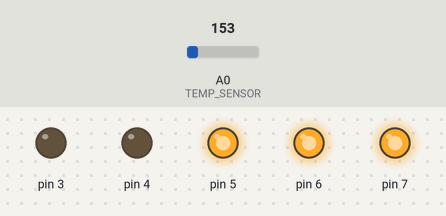
This sketch was run on a simulated Arduino Uno, built with avr-gcc and run on an emulated ATmega328P. On the bench: output pins drawn as LEDs (lit = HIGH). The inputs (shaded band) are chosen by the test bench; at power-on: A0 (TEMP_SENSOR) = 153.

Above: at 1.2 s.
1.3 s: A0 (TEMP_SENSOR) set to 179
At 2.6 s:
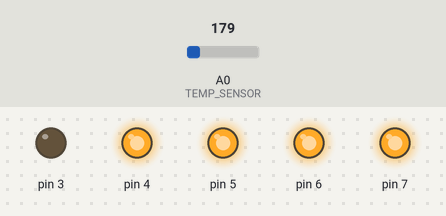
3.4 s: A0 (TEMP_SENSOR) set to 191
At 5.1 s:
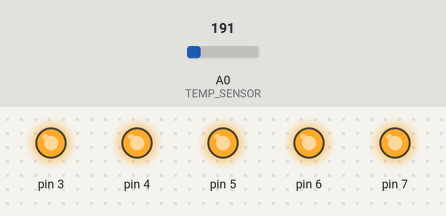
5.4 s: A0 (TEMP_SENSOR) set to 133
At 6.8 s:
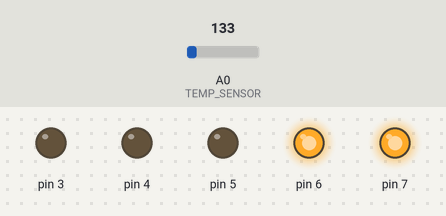
7.4 s: A0 (TEMP_SENSOR) set to 165
At 8.3 s:
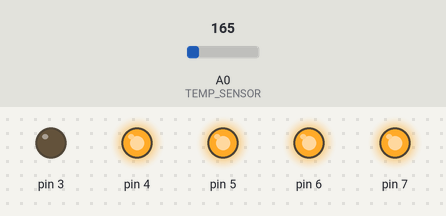
9.4 s: A0 (TEMP_SENSOR) set to 114
At 11.0 s:
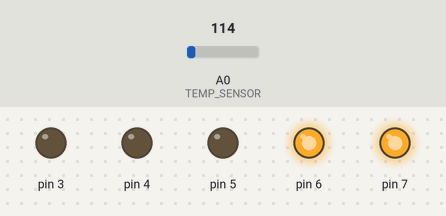
Timing chart, 0 to 12.4 s (numbered marks = the images above; inputs shaded):
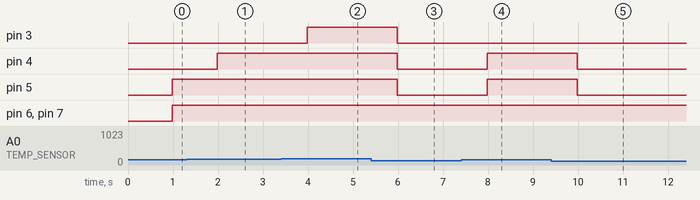

The sketch:

1-interrupts.ino
```cpp
// (C) __Mariia Zabolotnia, Joel Celén, Ionel Pop, group: 8__ (2024)
// Work package 4
// Exercise 1
// Submission code:  (provided by your TA-s)

/**
 * This program makes use of TIMER0, which is an 8 bit timer, and uses a
 * preescaler of 1024. Therefore, the maximum time we can keep track of
 * is approximately 16 ms.
 *
 * 16 MHz / 1024 -> 15625 Hz.
 * 15625 Hz has a period of 0.000064 [s]econds or 64 [us].
 * The maximum number than an 8 bit timer can store is 255. (Timers are 0 index)
 * 64 [us] * (255 + 1) = 16384 [us] -> 16.384 [ms]
 *
 * 16.384 [ms] is the maximum time we can keep track of with an 8 bit timer.
 * Due to this, we have to use an additional counter that increments each
 * time the interrupt is being called, to keep track of the time in seconds.
 *
 * 1 [s] = 1000 [ms] -> 1000 [ms] / 16.384 [ms] = 61.03515625 ~ 61
 *
 * Therefore, every 61 interrupts, approximately 1 second will have passed.
 */
#define STIME 61       // Defines the number of interrupts necessary for 1 second to be registered
#define TEMP_SENSOR A0 // Temperature sensor pin

int counter = 0; // Counter to keep track on how many interrupts we have left before executing our code

/**
 * The threshold at which the counter will execute our code.
 * If time is set up to 1, this is 61, otherwise it would be 61 times
 * the multiplier the user chooses.
 */
int counterLimit;

float temperature;                         // The current temperature being monitored
int displayTemperature = 0;                // "Boolean" that determines wether the temperature should be displayed or not
int temperatureRanges[] = {0, 18, 30, 40}; // The temperature thresholds that the user determines
const int mask = 0b11111000;               // Mask that determines which LEDs should be light up

/**
 * Setter for the timer.
 * This function will update the counterLimit value based on the number of
 * seconds the user inputs.
 *
 * counterLimit will be equal to the number of seconds times 61.
 */
void setTimer(double seconds);

/**
 * Function that sets the temperature thresholds at which certain LEDs
 * will be turned on/off.
 *
 * INPUT:
 *  first: temperatures lower tan this value will light up the Blue LED
 *  second: temperatures between first and second will light up both the Blue LED and the Green LED
 *  third: temperatures between second and third will light up the Blue LED, the Green LED, and the Yellow LED
 *  fourth: temperatures between third and fourth will light up all but the Red LED,
 *          while temperatures bigger than fourth will light up all LEDs
 */
void setTemperatureRanges(int first, int second, int third, int fourth);

// Function to be executed at the beginning  of the program
void setup()
{
    // Set the temperature ranges
    setTemperatureRanges(0, 18, 30, 40);

    // Set the pins 7, 6, 5, 4, and 3 to OUTPUT
    DDRD = 0b11111000;

    // Disable timer interrupts to run critical code uninterrupted
    cli();

    TCCR0A = 0;           // Reset registry to 0
    TCCR0B = 0;           // Reset registry to 0
    TCCR0B |= 0b00000101; // Set a 1024 preescalar to timer 0

    TIMSK0 |= 0b00000010; // Set compare match to OCR0A

    OCR0A = 255; // Set the compare match OCR0A to 255 (max number given by the equation)

    TCNT0 = 0; // Reset counter to 0

    // Initialize a timer of 1 second
    setTimer(1);

    // Enable interrupts again
    sei();
}

// Function to run code repeatedly
void loop()
{
    // Read the voltage in the temperature sensor pin
    double voltage = ((analogRead(TEMP_SENSOR)) * 5.0 / 1023.0) * 1000;

    // Calculate the temperature given by the equation
    temperature = (voltage - 500) / 10.0;

    // If the interrupt has determined that we should display the temperature
    if (displayTemperature == 1)
    {
        // If the temperature is in the first interval
        if (temperature < temperatureRanges[0])
        {

            int shifted = mask << 4; // 11111000 << 4 -> 1111 1000 0000
            // Light up Blue
            PORTD = shifted;
        }
        else if (temperature < temperatureRanges[1])
        {
            int shifted = mask << 3; // 11111000 << 3 -> 0111 1100 0000
            // Light up Blue
            // Light up Green
            PORTD = shifted;
        }
        else if (temperature < temperatureRanges[2])
        {
            int shifted = mask << 2; // 11111000 << 2 -> 0011 1110 0000
            // Light up Blue
            // Light up Green
            // Light up Yellow
            PORTD = shifted;
        }
        else if (temperature < temperatureRanges[3])
        {
            int shifted = mask << 1; // 11111000 << 1 -> 0001 1111 0000
            // Light up Blue
            // Light up Green
            // Light up Yellow
            // Light up Orange
            PORTD = shifted;
        }
        else
        {
            int shifted = mask << 0; // 11111000 << 0 -> 0000 1111 0000
            // Light up Blue
            // Light up Green
            // Light up Yellow
            // Light up Orange
            // Light up Red
            PORTD = shifted;
        }
        displayTemperature = 0;
    }
}

/**
 * Interrupt function for comp vector A of timer 0.
 *
 * This function will be executed every time the interrupt timer is triggered
*/
ISR(TIMER0_COMPA_vect)
{
    // Update the counter
    counter++;
    // Reset the timer counter
    TCNT0 = 0;

    // If the counter is bigger than the counterLimit (i.e. 61 for 1 second)
    if (counter >= counterLimit)
    {
        // Reset the counter
        counter = 0;

        // A respective amount of seconds has passed, therefore, we display the temperature
        displayTemperature = 1;
    }
}

void setTimer(double seconds)
{
    // Set counterLimit to 61 times the number of second the user inputs
    counterLimit = seconds * STIME;
}

void setTemperatureRanges(int first, int second, int third, int fourth)
{
    temperatureRanges[0] = first;  // Assign first to the 0 index of the temperatureRanges array
    temperatureRanges[1] = second; // Assign second to the 0 index of the temperatureRanges array
    temperatureRanges[2] = third;  // Assign third to the 0 index of the temperatureRanges array
    temperatureRanges[3] = fourth; // Assign fourth to the 0 index of the temperatureRanges array
}
```

4-lists.c
```cpp
#include <stdio.h>

int search_number(int number, int tab[], int size);

void sort(int tab[], int size);

void printArray(int *arr, int n);

void swap(int arr[], int idxA, int idxB);

int main()
{
    int test[] = {1, 2, 34, 5, 67, 3, 23, 12, 13, 10};
    int size = sizeof(test) / sizeof(int);

    printf("Find 1: %d\n", search_number(1, test, size));
    printf("Find 67: %d\n", search_number(67, test, size));
    printf("Find 124: %d\n", search_number(124, test, size));

    printf("Sorting array\n");
    sort(test, size);
    printf("Sorted array:\n");
    printArray(test, size);
    return 0;
}

int search_number(int number, int tab[], int size)
{
    int indexResult = -1;

    for (int i = 0; i < size; i++)
    {
        if (tab[i] == number)
        {
            indexResult = i;
            return i;
        }
    }

    return indexResult;
}

void sort(int tab[], int size)
{
    for (int i = 0; i < size; i++)
    {
        printf(".");
        int minItemIdx = i;
        for (int j = i + 1; j < size; j++)
        {
            if (tab[j] < tab[minItemIdx])
            {
                minItemIdx = j;
            }
        }
        // Swap
        swap(tab, i, minItemIdx);
    }
    printf("\n");
}

void printArray(int arr[], int n)
{
    printf("[");
    for (int i = 0; i < n - 1; i++)
    {
        printf("%d, ", arr[i]);
    }
    printf("%d]\n", arr[n - 1]);
}

void swap(int arr[], int idxA, int idxB)
{
    int tmp = arr[idxA];
    arr[idxA] = arr[idxB];
    arr[idxB] = tmp;
}
```

Measured:
- the behaviour switches between 163 and 164 on A0 (TEMP_SENSOR) (found by bisection; images 0 and 1)
- after the input at 1.3 s, pin 4: LOW → HIGH after 0.68 s
- after the input at 3.4 s, pin 3: LOW → HIGH after 0.58 s
- after the input at 5.4 s, pin 3–5: HIGH → LOW after 0.58 s
- after the input at 7.4 s, pin 4, pin 5: LOW → HIGH after 0.58 s
- after the input at 9.4 s, pin 4, pin 5: HIGH → LOW after 0.58 s
